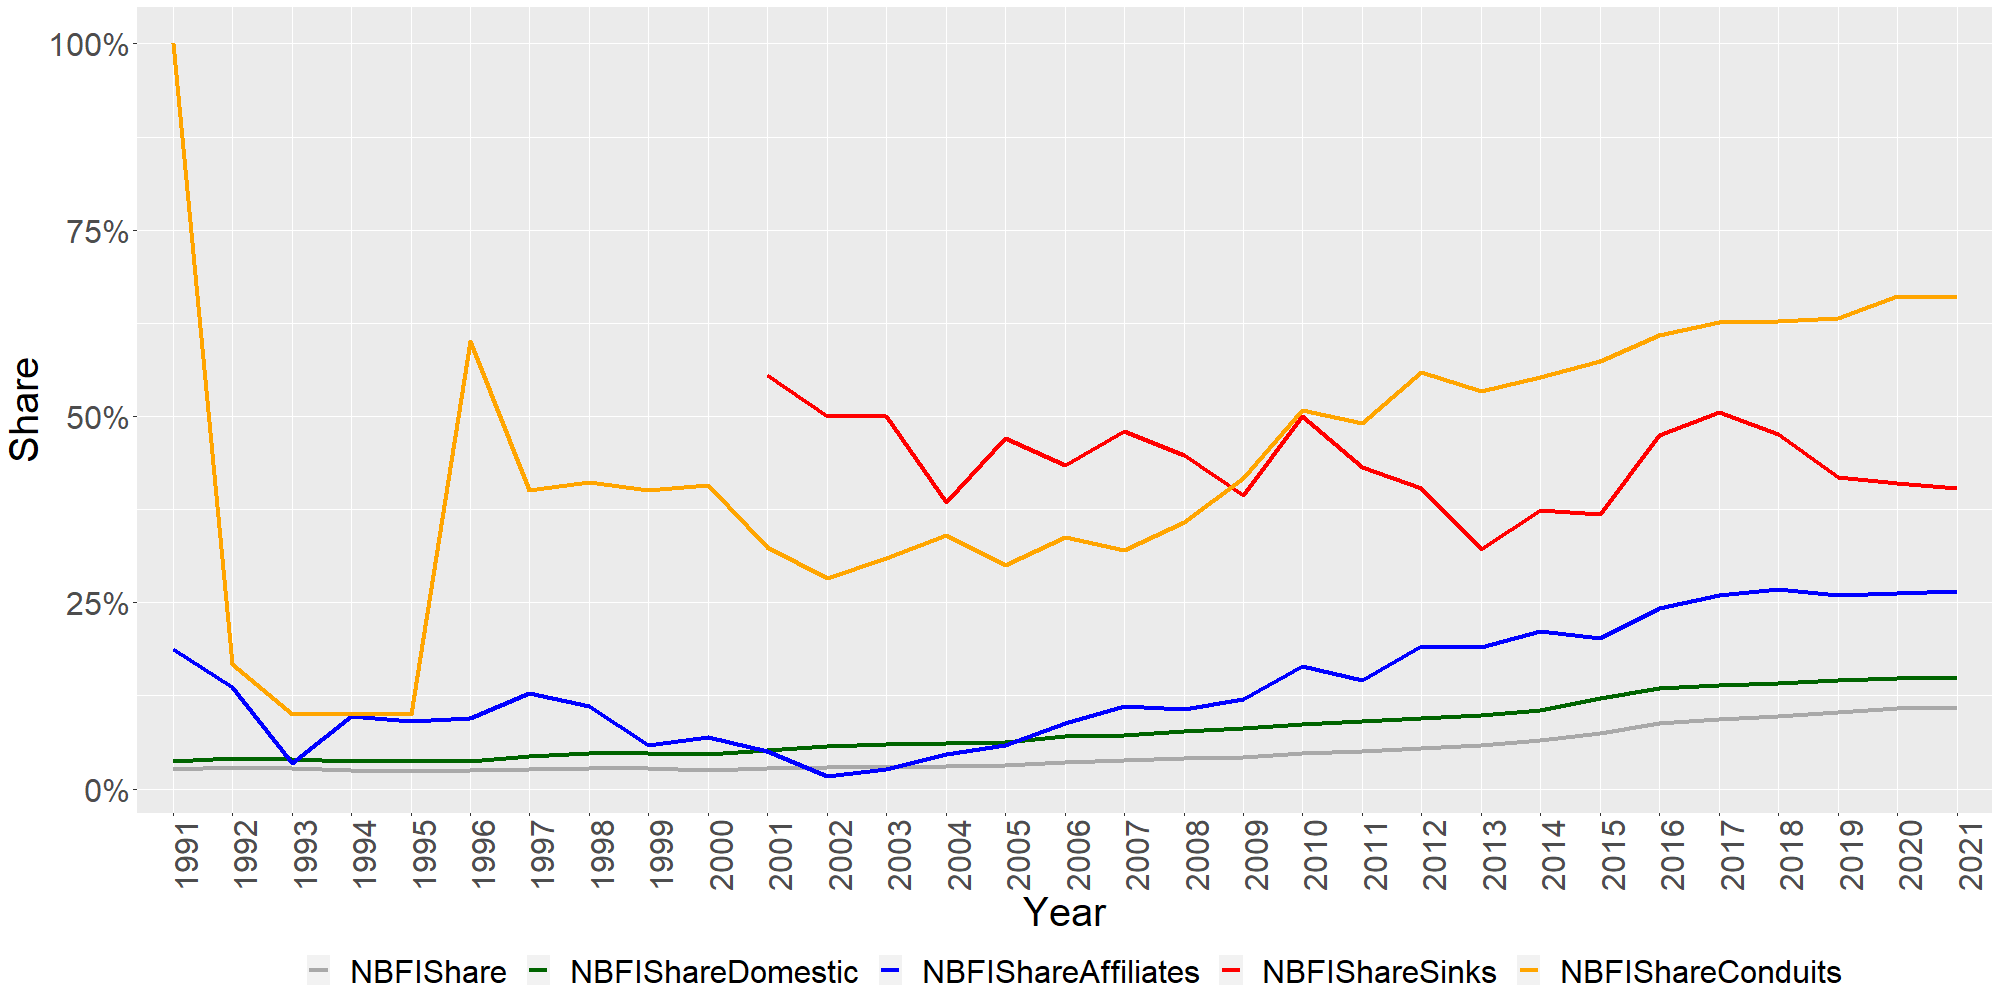

R code for this plot:
## Load libraries

library(plyr)
library(dplyr)
library(data.table)
library(datasets)
library(igraph)
library(tidyverse)
library(tidygraph)
library(ggraph)
library(graphlayouts)
library(RColorBrewer)
library(cluster)
library(rio)
library(stringr)
library(stringi)
library(qdap)
library(sqldf)
library(lubridate)
library(rlist)
library(purrr)
library(taRifx)
library(devtools)
library(splitstackshape)
library(pbapply)
library(maps)
library(geosphere)
library(ggplot2)
library(shiny)
library(magick)
library(reshape2)
library(ggallin)
library(Hmisc)
library(BSDA)
library(marima)
library(lmtest)
library(dynlm)
library(tseries)
library(XML)
library(xml2)
library(foreach)
library(doParallel)
library(snow)
library(doSNOW)
library(fuzzyjoin)
library(shadowtext)






##overall

Edgelist.GerSub <- pblapply(1:length(Edgelist.List.Filtered), function(x) Edgelist.List.Filtered[[x]][apply(Edgelist.List.Filtered[[x]],1,function(y) Nodelist.List[[x]]$CompanyISO[match(last(y[!is.na(y)]),Nodelist.List[[x]]$CompanyBvDID)] == "DE"),])

NBFI <- pblapply(1:length(Nodelist.List), function(x) subset(Nodelist.List[[x]], str_detect(Nodelist.List[[x]]$CompanyNACECore, "^64|^66") & Nodelist.List[[x]]$CompanyType != "Bank"))
GermanEnergy.List <- pblapply(1:length(Nodelist.List), function(x) subset(Nodelist.List[[x]], str_detect(Nodelist.List[[x]]$CompanyNACECore, "^35") & Nodelist.List[[x]]$CompanyISO == "DE"))

NBFIPosition <- pblapply(1:length(Edgelist.GerSub), function(x) apply(Edgelist.GerSub[[x]],1,function(y) which(y %in% NBFI[[x]]$CompanyBvDID)))
GermanEnergyPosition <- pblapply(1:length(Edgelist.GerSub), function(x) apply(Edgelist.GerSub[[x]],1,function(y) which(y %in% GermanEnergy.List[[x]]$CompanyBvDID)))

NBFIFilter <- pblapply(1:113, function(x) lapply(1:length(NBFIPosition[[x]]), function (y) first(NBFIPosition[[x]][[y]] < last(GermanEnergyPosition[[x]][[y]]))))

NBFIOwner <- pblapply(1:length(NBFIFilter), function(x) subset(Edgelist.GerSub[[x]][unlist(NBFIFilter[[x]]),], !is.na(X1)))

NBFIShare <- sapply(1:length(NBFIOwner), function(x) nrow(NBFIOwner[[x]]) / nrow(Edgelist.GerSub[[x]]))

NBFIShareDF <- data.frame("Year" = c(names(Edgelist.List.Filtered[1:113])), "NBFIShare" = c(unlist(NBFIShare)))






##affiliates

Edgelist.GerSub <- pblapply(1:length(Edgelist.List.Filtered), function(x) Edgelist.List.Filtered[[x]][apply(Edgelist.List.Filtered[[x]],1,function(y) Nodelist.List[[x]]$CompanyISO[match(last(y[!is.na(y)]),Nodelist.List[[x]]$CompanyBvDID)] == "DE"),])

NBFI <- pblapply(1:length(Nodelist.List), function(x) subset(Nodelist.List[[x]], str_detect(Nodelist.List[[x]]$CompanyNACECore, "^64|^66") & Nodelist.List[[x]]$CompanyType != "Bank"))
GermanEnergy.List <- pblapply(1:length(Nodelist.List), function(x) subset(Nodelist.List[[x]], str_detect(Nodelist.List[[x]]$CompanyNACECore, "^35") & Nodelist.List[[x]]$CompanyISO == "DE"))
List.Internationals <- pblapply(1:length(Nodelist.List), function(x) subset(Nodelist.List[[x]], Nodelist.List[[x]]$CompanyISO != "DE"))

InternationalsPosition <- pblapply(1:length(Edgelist.GerSub), function(x) apply(Edgelist.GerSub[[x]],1,function(y) which(y %in% List.Internationals[[x]]$CompanyBvDID)))
GermanEnergyPosition <- pblapply(1:length(Edgelist.GerSub), function(x) apply(Edgelist.GerSub[[x]],1,function(y) which(y %in% GermanEnergy.List[[x]]$CompanyBvDID)))

AffiliatesFilter <- pblapply(1:154, function(x) lapply(1:length(InternationalsPosition[[x]]), function (y) first(InternationalsPosition[[x]][[y]] < last(GermanEnergyPosition[[x]][[y]]))))
Affiliates.List <- pblapply(1:length(AffiliatesFilter), function(x) subset(Edgelist.GerSub[[x]][unlist(AffiliatesFilter[[x]]),], !is.na(X1)))

NBFIPositionAffiliates <- pblapply(1:length(Affiliates.List), function(x) apply(Affiliates.List[[x]],1,function(y) which(y %in% NBFI[[x]]$CompanyBvDID)))

NBFIAffiliatesFilter <- pblapply(1:113, function(x) lapply(1:length(NBFIPositionAffiliates[[x]]), function (y) first(NBFIPositionAffiliates[[x]][[y]] < last(GermanEnergyPosition[[x]][[y]]))))

NBFIAffiliatesOwner <- pblapply(1:length(NBFIAffiliatesFilter), function(x) subset(Affiliates.List[[x]][unlist(NBFIAffiliatesFilter[[x]]),], !is.na(X1)))

NBFIAffiliatesShare <- sapply(1:length(NBFIAffiliatesOwner), function(x) nrow(NBFIAffiliatesOwner[[x]]) / nrow(Affiliates.List[[x]]))

NBFIAffiliatesShareDF <- data.frame("Year" = c(names(Edgelist.List.Filtered[1:113])), "NBFIShare" = c(unlist(NBFIAffiliatesShare)))



##TaxHaven

NBFITaxhaven <- pblapply(1:length(Nodelist.List), function(x) subset(Nodelist.List[[x]], str_detect(Nodelist.List[[x]]$CompanyNACECore, "^64|^66") & Nodelist.List[[x]]$CompanyType != "Bank" & Nodelist.List[[x]]$CompanyISO %in% Taxhavens))
TaxHavenCompanies <- pblapply(1:length(Nodelist.List), function(x) subset(Nodelist.List[[x]], Nodelist.List[[x]]$CompanyISO %in% Taxhavens))

NBFITaxhavenPosition <- pblapply(1:length(Edgelist.GerSub), function(x) apply(Edgelist.GerSub[[x]],1,function(y) which(y %in% NBFITaxhaven[[x]]$CompanyBvDID)))
TaxHavenCompaniesPosition <- pblapply(1:length(Edgelist.GerSub), function(x) apply(Edgelist.GerSub[[x]],1,function(y) which(y %in% TaxHavenCompanies[[x]]$CompanyBvDID)))

NBFITaxhavenFilter <- pblapply(1:21, function(x) lapply(1:length(NBFITaxhavenPosition[[x]]), function (y) first(NBFITaxhavenPosition[[x]][[y]] < last(GermanEnergyPosition[[x]][[y]]))))
TaxHavenCompaniesFilter <- pblapply(1:37, function(x) lapply(1:length(TaxHavenCompaniesPosition[[x]]), function (y) first(TaxHavenCompaniesPosition[[x]][[y]] < last(GermanEnergyPosition[[x]][[y]]))))

NBFITaxhavenOwner <- pblapply(1:length(NBFITaxhavenFilter), function(x) subset(Edgelist.GerSub[[x]][unlist(NBFITaxhavenFilter[[x]]),], !is.na(X1)))
TaxHavenCompaniesOwner <- pblapply(1:length(TaxHavenCompaniesFilter), function(x) subset(Edgelist.GerSub[[x]][unlist(TaxHavenCompaniesFilter[[x]]),], !is.na(X1)))

TaxHavenNBFIShare <- sapply(1:length(NBFITaxhavenOwner), function(x) nrow(NBFITaxhavenOwner[[x]]) / nrow(TaxHavenCompaniesOwner[[x]]))

TaxHavenNBFIShareDF <- data.frame("Year" = c(names(Edgelist.List.Filtered[1:21])), "NBFIShare" = c(unlist(TaxHavenNBFIShare)))


##TaxHavenEU

NBFITaxhavenEU <- pblapply(1:length(Nodelist.List), function(x) subset(Nodelist.List[[x]], str_detect(Nodelist.List[[x]]$CompanyNACECore, "^64|^66") & Nodelist.List[[x]]$CompanyType != "Bank" & Nodelist.List[[x]]$CompanyISO %in% TaxhavensEU))
TaxHavenEUCompanies <- pblapply(1:length(Nodelist.List), function(x) subset(Nodelist.List[[x]], Nodelist.List[[x]]$CompanyISO %in% TaxhavensEU))

NBFITaxhavenEUPosition <- pblapply(1:length(Edgelist.GerSub), function(x) apply(Edgelist.GerSub[[x]],1,function(y) which(y %in% NBFITaxhavenEU[[x]]$CompanyBvDID)))
TaxHavenEUCompaniesPosition <- pblapply(1:length(Edgelist.GerSub), function(x) apply(Edgelist.GerSub[[x]],1,function(y) which(y %in% TaxHavenEUCompanies[[x]]$CompanyBvDID)))

NBFITaxhavenEUFilter <- pblapply(1:113, function(x) lapply(1:length(NBFITaxhavenEUPosition[[x]]), function (y) first(NBFITaxhavenEUPosition[[x]][[y]] < last(GermanEnergyPosition[[x]][[y]]))))
TaxHavenEUCompaniesFilter <- pblapply(1:113, function(x) lapply(1:length(TaxHavenEUCompaniesPosition[[x]]), function (y) first(TaxHavenEUCompaniesPosition[[x]][[y]] < last(GermanEnergyPosition[[x]][[y]]))))

NBFITaxhavenEUOwner <- pblapply(1:length(NBFITaxhavenEUFilter), function(x) subset(Edgelist.GerSub[[x]][unlist(NBFITaxhavenEUFilter[[x]]),], !is.na(X1)))
TaxHavenEUCompaniesOwner <- pblapply(1:length(TaxHavenEUCompaniesFilter), function(x) subset(Edgelist.GerSub[[x]][unlist(TaxHavenEUCompaniesFilter[[x]]),], !is.na(X1)))

TaxHavenEUNBFIShare <- sapply(1:length(NBFITaxhavenEUOwner), function(x) nrow(NBFITaxhavenEUOwner[[x]]) / nrow(TaxHavenEUCompaniesOwner[[x]]))

TaxHavenEUNBFIShareDF <- data.frame("Year" = c(names(Edgelist.List.Filtered[1:113])), "NBFIShare" = c(unlist(TaxHavenEUNBFIShare)))


## domestic 2 level

DomControl <- lapply(1:length(EdgelistDeDom), function (x) EdgelistDeDom[[x]][!is.na(EdgelistDeDom[[x]]$X2),])

NBFI <- pblapply(1:length(Nodelist.List), function(x) subset(Nodelist.List[[x]], str_detect(Nodelist.List[[x]]$CompanyNACECore, "^64|^66") & Nodelist.List[[x]]$CompanyType != "Bank"))
GermanEnergy.List <- pblapply(1:length(Nodelist.List), function(x) subset(Nodelist.List[[x]], str_detect(Nodelist.List[[x]]$CompanyNACECore, "^35") & Nodelist.List[[x]]$CompanyISO == "DE"))

NBFIPosition <- pblapply(1:length(DomControl), function(x) apply(DomControl[[x]],1,function(y) which(y %in% NBFI[[x]]$CompanyBvDID)))
GermanEnergyPosition <- pblapply(1:length(DomControl), function(x) apply(DomControl[[x]],1,function(y) which(y %in% GermanEnergy.List[[x]]$CompanyBvDID)))

NBFIFilterDom <- pblapply(1:90, function(x) lapply(1:length(NBFIPosition[[x]]), function (y) first(NBFIPosition[[x]][[y]] < last(GermanEnergyPosition[[x]][[y]]))))

NBFIOwnerDom <- pblapply(1:length(NBFIFilterDom), function(x) subset(DomControl[[x]][unlist(NBFIFilterDom[[x]]),], !is.na(X1)))

NBFIShareDom <- sapply(1:length(NBFIOwnerDom), function(x) nrow(NBFIOwnerDom[[x]]) / nrow(DomControl[[x]]))

NBFIShareDomDF <- data.frame("Year" = c(names(Edgelist.List.Filtered[1:90])), "NBFIShareDom" = c(unlist(NBFIShareDom)))



##noholding



##overall

Edgelist.GerSub <- pblapply(1:length(Edgelist.List.Filtered), function(x) Edgelist.List.Filtered[[x]][apply(Edgelist.List.Filtered[[x]],1,function(y) Nodelist.List[[x]]$CompanyISO[match(last(y[!is.na(y)]),Nodelist.List[[x]]$CompanyBvDID)] == "DE"),])

NBFInoholding <- pblapply(1:length(Nodelist.List), function(x) subset(Nodelist.List[[x]], str_detect(Nodelist.List[[x]]$CompanyNACECore, "^641|^643|^649|^66") & Nodelist.List[[x]]$CompanyType != "Bank"))
GermanEnergy.List <- pblapply(1:length(Nodelist.List), function(x) subset(Nodelist.List[[x]], str_detect(Nodelist.List[[x]]$CompanyNACECore, "^35") & Nodelist.List[[x]]$CompanyISO == "DE"))

NBFInoholdingPosition <- pblapply(1:length(Edgelist.GerSub), function(x) apply(Edgelist.GerSub[[x]],1,function(y) which(y %in% NBFInoholding[[x]]$CompanyBvDID)))
GermanEnergyPosition <- pblapply(1:length(Edgelist.GerSub), function(x) apply(Edgelist.GerSub[[x]],1,function(y) which(y %in% GermanEnergy.List[[x]]$CompanyBvDID)))

NBFInoholdingFilter <- pblapply(1:53, function(x) lapply(1:length(NBFInoholdingPosition[[x]]), function (y) first(NBFInoholdingPosition[[x]][[y]] < last(GermanEnergyPosition[[x]][[y]]))))

NBFInoholdingOwner <- pblapply(1:length(NBFInoholdingFilter), function(x) subset(Edgelist.GerSub[[x]][unlist(NBFInoholdingFilter[[x]]),], !is.na(X1)))

NBFInoholdingShare <- sapply(1:length(NBFInoholdingOwner), function(x) nrow(NBFInoholdingOwner[[x]]) / nrow(Edgelist.GerSub[[x]]))

NBFInoholdingShareDF <- data.frame("Year" = c(names(Edgelist.List.Filtered[1:53])), "NBFInoholdingShare" = c(unlist(NBFInoholdingShare)))






##affiliates

Edgelist.GerSub <- pblapply(1:length(Edgelist.List.Filtered), function(x) Edgelist.List.Filtered[[x]][apply(Edgelist.List.Filtered[[x]],1,function(y) Nodelist.List[[x]]$CompanyISO[match(last(y[!is.na(y)]),Nodelist.List[[x]]$CompanyBvDID)] == "DE"),])

NBFInoholding <- pblapply(1:length(Nodelist.List), function(x) subset(Nodelist.List[[x]], str_detect(Nodelist.List[[x]]$CompanyNACECore, "^641|^643|^649|^66") & Nodelist.List[[x]]$CompanyType != "Bank"))
GermanEnergy.List <- pblapply(1:length(Nodelist.List), function(x) subset(Nodelist.List[[x]], str_detect(Nodelist.List[[x]]$CompanyNACECore, "^35") & Nodelist.List[[x]]$CompanyISO == "DE"))
List.Internationals <- pblapply(1:length(Nodelist.List), function(x) subset(Nodelist.List[[x]], Nodelist.List[[x]]$CompanyISO != "DE"))

InternationalsPosition <- pblapply(1:length(Edgelist.GerSub), function(x) apply(Edgelist.GerSub[[x]],1,function(y) which(y %in% List.Internationals[[x]]$CompanyBvDID)))
GermanEnergyPosition <- pblapply(1:length(Edgelist.GerSub), function(x) apply(Edgelist.GerSub[[x]],1,function(y) which(y %in% GermanEnergy.List[[x]]$CompanyBvDID)))

AffiliatesFilter <- pblapply(1:154, function(x) lapply(1:length(InternationalsPosition[[x]]), function (y) first(InternationalsPosition[[x]][[y]] < last(GermanEnergyPosition[[x]][[y]]))))
Affiliates.List <- pblapply(1:length(AffiliatesFilter), function(x) subset(Edgelist.GerSub[[x]][unlist(AffiliatesFilter[[x]]),], !is.na(X1)))

NBFInoholdingPositionAffiliates <- pblapply(1:length(Affiliates.List), function(x) apply(Affiliates.List[[x]],1,function(y) which(y %in% NBFInoholding[[x]]$CompanyBvDID)))

NBFInoholdingAffiliatesFilter <- pblapply(1:22, function(x) lapply(1:length(NBFInoholdingPositionAffiliates[[x]]), function (y) first(NBFInoholdingPositionAffiliates[[x]][[y]] < last(GermanEnergyPosition[[x]][[y]]))))

NBFInoholdingAffiliatesOwner <- pblapply(1:length(NBFInoholdingAffiliatesFilter), function(x) subset(Affiliates.List[[x]][unlist(NBFInoholdingAffiliatesFilter[[x]]),], !is.na(X1)))

NBFInoholdingAffiliatesShare <- sapply(1:length(NBFInoholdingAffiliatesOwner), function(x) nrow(NBFInoholdingAffiliatesOwner[[x]]) / nrow(Affiliates.List[[x]]))

NBFInoholdingAffiliatesShareDF <- data.frame("Year" = c(names(Edgelist.List.Filtered[1:22])), "NBFInoholdingShare" = c(unlist(NBFInoholdingAffiliatesShare)))



##TaxHaven

NBFInoholdingTaxhaven <- pblapply(1:length(Nodelist.List), function(x) subset(Nodelist.List[[x]], str_detect(Nodelist.List[[x]]$CompanyNACECore, "^641|^643|^649|^66") & Nodelist.List[[x]]$CompanyType != "Bank" & Nodelist.List[[x]]$CompanyISO %in% Taxhavens))
TaxHavenCompanies <- pblapply(1:length(Nodelist.List), function(x) subset(Nodelist.List[[x]], Nodelist.List[[x]]$CompanyISO %in% Taxhavens))

NBFInoholdingTaxhavenPosition <- pblapply(1:length(Edgelist.GerSub), function(x) apply(Edgelist.GerSub[[x]],1,function(y) which(y %in% NBFInoholdingTaxhaven[[x]]$CompanyBvDID)))
TaxHavenCompaniesPosition <- pblapply(1:length(Edgelist.GerSub), function(x) apply(Edgelist.GerSub[[x]],1,function(y) which(y %in% TaxHavenCompanies[[x]]$CompanyBvDID)))

NBFInoholdingTaxhavenFilter <- pblapply(1:17, function(x) lapply(1:length(NBFInoholdingTaxhavenPosition[[x]]), function (y) first(NBFInoholdingTaxhavenPosition[[x]][[y]] < last(GermanEnergyPosition[[x]][[y]]))))
TaxHavenCompaniesFilter <- pblapply(1:37, function(x) lapply(1:length(TaxHavenCompaniesPosition[[x]]), function (y) first(TaxHavenCompaniesPosition[[x]][[y]] < last(GermanEnergyPosition[[x]][[y]]))))

NBFInoholdingTaxhavenOwner <- pblapply(1:length(NBFInoholdingTaxhavenFilter), function(x) subset(Edgelist.GerSub[[x]][unlist(NBFInoholdingTaxhavenFilter[[x]]),], !is.na(X1)))
TaxHavenCompaniesOwner <- pblapply(1:length(TaxHavenCompaniesFilter), function(x) subset(Edgelist.GerSub[[x]][unlist(TaxHavenCompaniesFilter[[x]]),], !is.na(X1)))

TaxHavenNBFInoholdingShare <- sapply(1:length(NBFInoholdingTaxhavenOwner), function(x) nrow(NBFInoholdingTaxhavenOwner[[x]]) / nrow(TaxHavenCompaniesOwner[[x]]))

TaxHavenNBFInoholdingShareDF <- data.frame("Year" = c(names(Edgelist.List.Filtered[1:17])), "NBFInoholdingShare" = c(unlist(TaxHavenNBFInoholdingShare)))


##TaxHavenEU

NBFInoholdingTaxhavenEU <- pblapply(1:length(Nodelist.List), function(x) subset(Nodelist.List[[x]], str_detect(Nodelist.List[[x]]$CompanyNACECore, "^641|^643|^649|^66") & Nodelist.List[[x]]$CompanyType != "Bank" & Nodelist.List[[x]]$CompanyISO %in% TaxhavensEU))
TaxHavenEUCompanies <- pblapply(1:length(Nodelist.List), function(x) subset(Nodelist.List[[x]], Nodelist.List[[x]]$CompanyISO %in% TaxhavensEU))

NBFInoholdingTaxhavenEUPosition <- pblapply(1:length(Edgelist.GerSub), function(x) apply(Edgelist.GerSub[[x]],1,function(y) which(y %in% NBFInoholdingTaxhavenEU[[x]]$CompanyBvDID)))
TaxHavenEUCompaniesPosition <- pblapply(1:length(Edgelist.GerSub), function(x) apply(Edgelist.GerSub[[x]],1,function(y) which(y %in% TaxHavenEUCompanies[[x]]$CompanyBvDID)))

NBFInoholdingTaxhavenEUFilter <- pblapply(1:18, function(x) lapply(1:length(NBFInoholdingTaxhavenEUPosition[[x]]), function (y) first(NBFInoholdingTaxhavenEUPosition[[x]][[y]] < last(GermanEnergyPosition[[x]][[y]]))))
TaxHavenEUCompaniesFilter <- pblapply(1:113, function(x) lapply(1:length(TaxHavenEUCompaniesPosition[[x]]), function (y) first(TaxHavenEUCompaniesPosition[[x]][[y]] < last(GermanEnergyPosition[[x]][[y]]))))

NBFInoholdingTaxhavenEUOwner <- pblapply(1:length(NBFInoholdingTaxhavenEUFilter), function(x) subset(Edgelist.GerSub[[x]][unlist(NBFInoholdingTaxhavenEUFilter[[x]]),], !is.na(X1)))
TaxHavenEUCompaniesOwner <- pblapply(1:length(TaxHavenEUCompaniesFilter), function(x) subset(Edgelist.GerSub[[x]][unlist(TaxHavenEUCompaniesFilter[[x]]),], !is.na(X1)))

TaxHavenEUNBFInoholdingShare <- sapply(1:length(NBFInoholdingTaxhavenEUOwner), function(x) nrow(NBFInoholdingTaxhavenEUOwner[[x]]) / nrow(TaxHavenEUCompaniesOwner[[x]]))

TaxHavenEUNBFInoholdingShareDF <- data.frame("Year" = c(names(Edgelist.List.Filtered[1:18])), "NBFInoholdingShare" = c(unlist(TaxHavenEUNBFInoholdingShare)))


## domestic 2 level

DomControl <- lapply(1:length(EdgelistDeDom), function (x) EdgelistDeDom[[x]][!is.na(EdgelistDeDom[[x]]$X2),])

NBFInoholding <- pblapply(1:length(Nodelist.List), function(x) subset(Nodelist.List[[x]], str_detect(Nodelist.List[[x]]$CompanyNACECore, "^641|^643|^649|^66") & Nodelist.List[[x]]$CompanyType != "Bank"))
GermanEnergy.List <- pblapply(1:length(Nodelist.List), function(x) subset(Nodelist.List[[x]], str_detect(Nodelist.List[[x]]$CompanyNACECore, "^35") & Nodelist.List[[x]]$CompanyISO == "DE"))

NBFInoholdingPosition <- pblapply(1:length(DomControl), function(x) apply(DomControl[[x]],1,function(y) which(y %in% NBFInoholding[[x]]$CompanyBvDID)))
GermanEnergyPosition <- pblapply(1:length(DomControl), function(x) apply(DomControl[[x]],1,function(y) which(y %in% GermanEnergy.List[[x]]$CompanyBvDID)))

NBFInoholdingFilterDom <- pblapply(1:53, function(x) lapply(1:length(NBFInoholdingPosition[[x]]), function (y) first(NBFInoholdingPosition[[x]][[y]] < last(GermanEnergyPosition[[x]][[y]]))))

NBFInoholdingOwnerDom <- pblapply(1:length(NBFInoholdingFilterDom), function(x) subset(DomControl[[x]][unlist(NBFInoholdingFilterDom[[x]]),], !is.na(X1)))

NBFInoholdingShareDom <- sapply(1:length(NBFInoholdingOwnerDom), function(x) nrow(NBFInoholdingOwnerDom[[x]]) / nrow(DomControl[[x]]))

NBFInoholdingShareDomDF <- data.frame("Year" = c(names(Edgelist.List.Filtered[1:53])), "NBFInoholdingShareDom" = c(unlist(NBFInoholdingShareDom)))





## cleanup

NBFI.List <- list(
  "NBFI" <- NBFI,
  "NBFIOwner" = NBFIOwner,
  "NBFIOwnerDom" = NBFIOwnerDom,
  "List.Internationals" = List.Internationals,
  "Affiliates.List" = Affiliates.List,
  "NBFIAffiliatesOwner" = NBFIAffiliatesOwner,
  "NBFITaxhaven" = NBFITaxhaven,
  "NBFITaxHavenEU" = NBFITaxhavenEU,
  "TaxHavenCompanies" = TaxHavenCompanies,
  "NBFITaxhavenOwner" = NBFITaxhavenOwner,
  "TaxHavenCompaniesOwner" =TaxHavenCompaniesOwner,
  "TaxHavenEUCompanies" = TaxHavenEUCompanies,
  "NBFITaxhavenEUOwner" = NBFITaxhavenEUOwner,
  "TaxHavenEUCompaniesOwner" =TaxHavenEUCompaniesOwner,
  "NBFInoholding" <- NBFInoholding,
  "NBFInoholdingOwner" = NBFInoholdingOwner,
  "NBFInoholdingOwnerDom" = NBFInoholdingOwnerDom,
  "NBFInoholdingAffiliatesOwner" = NBFInoholdingAffiliatesOwner,
  "NBFInoholdingTaxhaven" = NBFInoholdingTaxhaven,
  "NBFInoholdingTaxhavenOwner" = NBFInoholdingTaxhavenOwner,
  "NBFInoholdingTaxhavenEUOwner" = NBFInoholdingTaxhavenEUOwner
)


NBFI.DF.List <- list(
  "NBFIShareDF" = NBFIShareDF,
  "NBFIShareDomDF" = NBFIShareDomDF,
  "NBFIAffiliatesShareDF" = NBFIAffiliatesShareDF,
  "TaxHavenNBFIShareDF" = TaxHavenNBFIShareDF,
  "TaxHavenEUNBFIShareDF" = TaxHavenEUNBFIShareDF,
  "NBFInoholdingShareDF" = NBFInoholdingShareDF,
  "NBFInoholdingShareDomDF" = NBFInoholdingShareDomDF,
  "NBFInoholdingAffiliatesShareDF" = NBFInoholdingAffiliatesShareDF,
  "TaxHavenNBFInoholdingShareDF" = TaxHavenNBFInoholdingShareDF,
  "TaxHavenEUNBFInoholdingShareDF" = TaxHavenEUNBFInoholdingShareDF
)

NBFI.Share.DF <- purrr::reduce(NBFI.DF.List, left_join, by = "Year")
colnames(NBFI.Share.DF)[2:11] <- names(NBFI.DF.List)




rm(NBFI,NBFIPosition,GermanEnergyPosition,NBFIFilter,NBFIOwner,NBFIShare,NBFIShareDF,NBFITaxhaven,TaxHavenCompanies,NBFITaxhavenPosition,TaxHavenCompaniesPosition,NBFITaxhavenFilter,TaxHavenCompaniesFilter,NBFITaxhavenOwner,TaxHavenCompaniesOwner,TaxHavenNBFIShare,TaxHavenNBFIShareDF,NBFITaxhavenEU,TaxHavenEUCompanies,NBFITaxhavenEUPosition,TaxHavenEUCompaniesPosition,NBFITaxhavenEUFilter,TaxHavenEUCompaniesFilter,NBFITaxhavenEUOwner,TaxHavenEUCompaniesOwner,TaxHavenEUNBFIShare,TaxHavenEUNBFIShareDF)
rm(NBFInoholding,NBFInoholdingPosition,GermanEnergyPosition,NBFInoholdingFilter,NBFInoholdingOwner,NBFInoholdingShare,NBFInoholdingShareDF,NBFInoholdingTaxhaven,TaxHavenCompanies,NBFInoholdingTaxhavenPosition,TaxHavenCompaniesPosition,NBFInoholdingTaxhavenFilter,TaxHavenCompaniesFilter,NBFInoholdingTaxhavenOwner,TaxHavenCompaniesOwner,TaxHavenNBFInoholdingShare,TaxHavenNBFInoholdingShareDF,NBFInoholdingTaxhavenEU,TaxHavenEUCompanies,NBFInoholdingTaxhavenEUPosition,TaxHavenEUCompaniesPosition,NBFInoholdingTaxhavenEUFilter,TaxHavenEUCompaniesFilter,NBFInoholdingTaxhavenEUOwner,TaxHavenEUCompaniesOwner,TaxHavenEUNBFInoholdingShare,TaxHavenEUNBFInoholdingShareDF)
rm(NBFI,GermanEnergy.List,List.Internationals,InternationalsPosition,GermanEnergyPosition,AffiliatesFilter,Affiliates.List,NBFIPositionAffiliates,NBFIAffiliatesFilter,NBFIAffiliatesOwner,NBFIAffiliatesShare,NBFIAffiliatesShareDF,NBFInoholding,GermanEnergy.List,List.Internationals,InternationalsPosition,GermanEnergyPosition,AffiliatesFilter,Affiliates.List,NBFInoholdingPositionAffiliates,NBFInoholdingAffiliatesFilter,NBFInoholdingAffiliatesOwner,NBFInoholdingAffiliatesShare,NBFInoholdingAffiliatesShareDF)
rm(DomControl,NBFIFilterDom,NBFInoholdingFilterDom,NBFInoholdingOwnerDom,NBFInoholdingShareDom,NBFIOwnerDom,NBFIShareDomDF,NBFInoholdingShareDomDF,NBFIShareDom)




names(Edgelist.GerSub) <- names(Edgelist.List.Filtered)[1:length(Edgelist.GerSub)]





melt(NBFI.Share.DF[,1:6], id="Year") |>
  subset(!is.na(value)) |>
  subset(Year > 1990) |>
  
  ggplot() +
  geom_line(aes(x=Year, y=value, color=variable, group=variable), size = 1.5) +
  scale_color_manual(values = c("darkgrey","darkgreen","blue","red","orange" ), labels = c("NBFIShare", "NBFIShareDomestic","NBFIShareAffiliates","NBFIShareSinks","NBFIShareConduits")) +
  labs( x = "Year" , y = "Share") + 
  theme(legend.position = "bottom") +
  theme(text = element_text(size=30),
        axis.text.x = element_text(angle=90, hjust=1),
        legend.title = element_blank()) +
  scale_y_continuous(labels = scales::percent)
  



melt(NBFI.Share.DF[,c(1,7:11)], id="Year") |>
  subset(!is.na(value)) |>
  subset(Year > 1990) |>
  
  ggplot() +
  geom_line(aes(x=Year, y=value, color=variable, group=variable), size = 1.5) +
  scale_color_manual(values = c("darkgrey","darkgreen","blue","red","orange" ), labels = c("NBFIShare", "NBFIShareDomestic","NBFIShareAffiliates","NBFIShareSinks","NBFIShareConduits")) +
  labs( x = "Year" , y = "Share - no holdings") + 
  theme(legend.position = "bottom") +
  theme(text = element_text(size=30),
        axis.text.x = element_text(angle=90, hjust=1),
        legend.title = element_blank()) +
  scale_y_continuous(labels = scales::percent)
